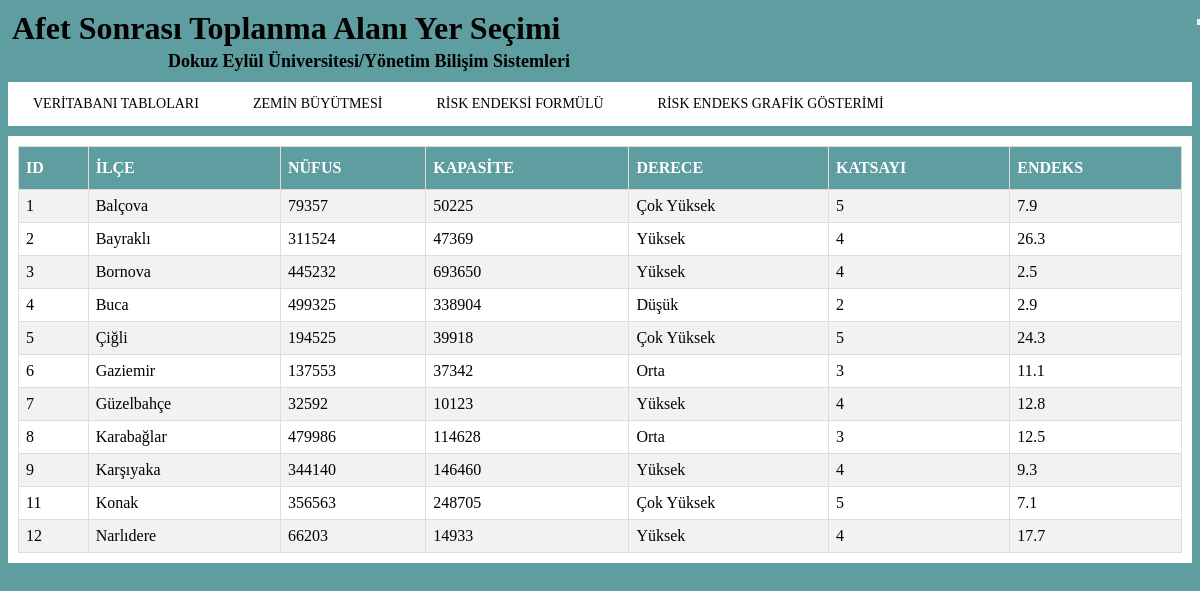
Screenshot of /Kodlar/index.php with the database file from the repository.
### tables this page shows
CREATE TABLE IF NOT EXISTS `ilceler` (
  `ad` varchar(255) NOT NULL,
  `nufus` int(255) NOT NULL,
  `kapasite` int(255) NOT NULL,
  `id` varchar(10) NOT NULL,
  PRIMARY KEY (`id`)
);

CREATE TABLE IF NOT EXISTS `risk` (
  `derece` varchar(255) NOT NULL,
  `katsayi` int(10) NOT NULL,
  `id` varchar(10) NOT NULL,
  UNIQUE KEY `id` (`id`)
);

CREATE TABLE IF NOT EXISTS `endeks` (
  `id` varchar(10) NOT NULL,
  `endeks` float NOT NULL,
  UNIQUE KEY `id` (`id`)
);

### Kodlar/anasayfa.php (the view, shortened to what this page needs)
<!DOCTYPE html>
<html>
<head>
</head>
<body>
 <table>
 <tr>
  <th>ID</th>
  <th>İLÇE</th>
  <th>NÜFUS</th>
  <th>KAPASİTE</th>
  <th>DERECE</th>
  <th>KATSAYI</th>
  <th>ENDEKS</th>
 </tr>
 <?php
$conn = new mysqli("localhost", "root", "", "ilknak");
$conn->set_charset("utf8");
  $sql = "SELECT ilceler.id,ilceler.ad,ilceler.nufus,ilceler.kapasite,risk.derece,risk.katsayi,endeks.endeks FROM ilceler,risk,endeks WHERE ilceler.id=risk.id AND ilceler.id=endeks.id ORDER BY ilceler.ad";
  $result = $conn->query($sql);
  if ($result->num_rows > 0) {
   while($row = $result->fetch_assoc()) {
    echo "<tr><td>" . $row["id"]. "</td><td>" . $row["ad"] . "</td><td>". $row["nufus"] . "</td><td>". $row["kapasite"] . "</td><td>". $row["derece"] . "</td><td>". $row["katsayi"] . "</td><td>"
. $row["endeks"]. "</td></tr>";
}
echo "</table>";
} else { echo "0 results"; }
?>
</body>
</html>

### Kodlar/index.php (shortened to what this page needs)
<!DOCTYPE html>
<html>
<head>
	<link rel="stylesheet" href="panel.css" />
   <link rel="stylesheet" href="menu.css">
</head>
<body>
	<div class="ust">
	<h1>Afet Sonrası Toplanma Alanı Yer Seçimi</h1>
	 <b>Dokuz Eylül Üniversitesi/Yönetim Bilişim Sistemleri</b>
	</div>
	<div class="menu">
	<div id='cssmenu'>
<ul>
<li><a href='index.php?git=anasayfa'><span>VERİTABANI TABLOLARI</span></a></li>
	<li><a href='index.php?git=risk'><span>ZEMİN BÜYÜTMESİ</span></a></li>
   <li><a href='index.php?git=endeks'><span>RİSK ENDEKSİ FORMÜLÜ</span></a></li>
   <li><a href='index.php?git=nufus'><span>RİSK ENDEKS GRAFİK GÖSTERİMİ</span></a></li>
</ul>
</div>
	</div>
	<div class="icerik">
	<?php
	 $a = @$_GET["git"];
	switch($a){
		default :
		include ("anasayfa.php");
		break;
	}
	?>
	</div>
</body>
</html>

### Kodlar/panel.css (style rules this page uses)
body { background: #5F9EA0; }
.ust h1 { margin:2px; padding:2px; }
.ust b { margin-left:160px; font-size: 18px; }
.menu { margin-top: 10px; }
.icerik { background:white; min-height:400px; margin-top:10px; padding:10px; }

### Kodlar/menu.css (style rules this page uses)
#cssmenu { background: #FFFFFF; width: auto; }
#cssmenu ul { list-style: none; margin: 0; padding: 0; line-height: 1; display: block; zoom: 1; }
#cssmenu ul:after { content: " "; display: block; font-size: 0; height: 0; clear: both; visibility: hidden; }
#cssmenu ul li { display: inline-block; padding: 0; margin: 0; }
#cssmenu ul li a { color: #000000; text-decoration: none; display: block; padding: 15px 25px; text-transform: uppercase; font-size: 14px; -webkit-transition: color .25s; -moz-transition: color .25s; -ms-transition: color .25s; -o-transition: color .25s; transition: color .25s; }
#cssmenu ul li a:after { content: ""; display: block; position: absolute; right: -3px; top: 19px; height: 6px; width: 6px; background: #ffffff; opacity: .5; }
#cssmenu ul li a:before { content: ""; display: block; position: absolute; left: 0; bottom: 0; height: 3px; width: 0; background: #333333; -webkit-transition: width .25s; -moz-transition: width .25s; -ms-transition: width .25s; -o-transition: width .25s; transition: width .25s; }
#cssmenu ul li.last > a:after, #cssmenu ul li:last-child > a:after { display: none; }

### Kodlar/anasayfa.php (style rules this page uses)
table { border-collapse: collapse; width: 100%; }
td, th { border: 1px solid #ddd; padding: 7px; }
tr:nth-child(even) { background-color: #f2f2f2; }
th { padding-top: 12px; padding-bottom: 12px; text-align: left; background-color: #5F9EA0; color: white; }

### rows the page displays
ilceler: id "1", ad "Balçova", nufus "79357", kapasite "50225", risk.derece "Çok Yüksek", risk.katsayi "5", endeks.endeks "7.9"
ilceler: id "2", ad "Bayraklı", nufus "311524", kapasite "47369", risk.derece "Yüksek", risk.katsayi "4", endeks.endeks "26.3"
ilceler: id "3", ad "Bornova", nufus "445232", kapasite "693650", risk.derece "Yüksek", risk.katsayi "4", endeks.endeks "2.5"
ilceler: id "4", ad "Buca", nufus "499325", kapasite "338904", risk.derece "Düşük", risk.katsayi "2", endeks.endeks "2.9"
ilceler: id "5", ad "Çiğli", nufus "194525", kapasite "39918", risk.derece "Çok Yüksek", risk.katsayi "5", endeks.endeks "24.3"
ilceler: id "6", ad "Gaziemir", nufus "137553", kapasite "37342", risk.derece "Orta", risk.katsayi "3", endeks.endeks "11.1"
ilceler: id "7", ad "Güzelbahçe", nufus "32592", kapasite "10123", risk.derece "Yüksek", risk.katsayi "4", endeks.endeks "12.8"
ilceler: id "8", ad "Karabağlar", nufus "479986", kapasite "114628", risk.derece "Orta", risk.katsayi "3", endeks.endeks "12.5"
ilceler: id "9", ad "Karşıyaka", nufus "344140", kapasite "146460", risk.derece "Yüksek", risk.katsayi "4", endeks.endeks "9.3"
ilceler: id "11", ad "Konak", nufus "356563", kapasite "248705", risk.derece "Çok Yüksek", risk.katsayi "5", endeks.endeks "7.1"
ilceler: id "12", ad "Narlıdere", nufus "66203", kapasite "14933", risk.derece "Yüksek", risk.katsayi "4", endeks.endeks "17.7"
